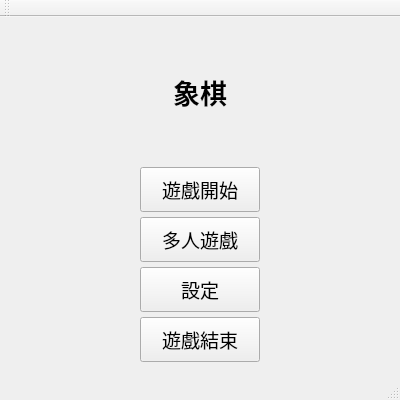
<?xml version="1.0" encoding="UTF-8"?>
<ui version="4.0">
 <class>qt_MainWindow</class>
 <widget class="QMainWindow" name="qt_MainWindow">
  <property name="geometry">
   <rect>
    <x>0</x>
    <y>0</y>
    <width>400</width>
    <height>400</height>
   </rect>
  </property>
  <property name="windowTitle">
   <string>象棋</string>
  </property>
  <widget class="QWidget" name="centralWidget">
   <widget class="QPushButton" name="btn_single">
    <property name="geometry">
     <rect>
      <x>140</x>
      <y>150</y>
      <width>120</width>
      <height>45</height>
     </rect>
    </property>
    <property name="font">
     <font>
      <pointsize>14</pointsize>
     </font>
    </property>
    <property name="text">
     <string>遊戲開始</string>
    </property>
    <property name="default">
     <bool>false</bool>
    </property>
    <property name="flat">
     <bool>false</bool>
    </property>
   </widget>
   <widget class="QPushButton" name="btn_multi">
    <property name="geometry">
     <rect>
      <x>140</x>
      <y>200</y>
      <width>120</width>
      <height>45</height>
     </rect>
    </property>
    <property name="font">
     <font>
      <pointsize>14</pointsize>
     </font>
    </property>
    <property name="text">
     <string>多人遊戲</string>
    </property>
   </widget>
   <widget class="QPushButton" name="bnt_setting">
    <property name="geometry">
     <rect>
      <x>140</x>
      <y>250</y>
      <width>120</width>
      <height>45</height>
     </rect>
    </property>
    <property name="font">
     <font>
      <pointsize>14</pointsize>
     </font>
    </property>
    <property name="text">
     <string>設定</string>
    </property>
   </widget>
   <widget class="QPushButton" name="btn_end">
    <property name="geometry">
     <rect>
      <x>140</x>
      <y>300</y>
      <width>120</width>
      <height>45</height>
     </rect>
    </property>
    <property name="font">
     <font>
      <pointsize>14</pointsize>
     </font>
    </property>
    <property name="text">
     <string>遊戲結束</string>
    </property>
   </widget>
   <widget class="QLabel" name="lb_text">
    <property name="geometry">
     <rect>
      <x>140</x>
      <y>50</y>
      <width>120</width>
      <height>50</height>
     </rect>
    </property>
    <property name="font">
     <font>
      <pointsize>20</pointsize>
      <bold>true</bold>
     </font>
    </property>
    <property name="text">
     <string>象棋</string>
    </property>
    <property name="alignment">
     <set>Qt::AlignCenter</set>
    </property>
   </widget>
  </widget>
  <widget class="QMenuBar" name="menuBar">
   <property name="geometry">
    <rect>
     <x>0</x>
     <y>0</y>
     <width>400</width>
     <height>22</height>
    </rect>
   </property>
  </widget>
  <widget class="QToolBar" name="mainToolBar">
   <attribute name="toolBarArea">
    <enum>TopToolBarArea</enum>
   </attribute>
   <attribute name="toolBarBreak">
    <bool>false</bool>
   </attribute>
  </widget>
  <widget class="QStatusBar" name="statusBar"/>
 </widget>
 <layoutdefault spacing="6" margin="11"/>
 <resources>
  <include location="vs_project.qrc"/>
 </resources>
 <connections/>
</ui>
